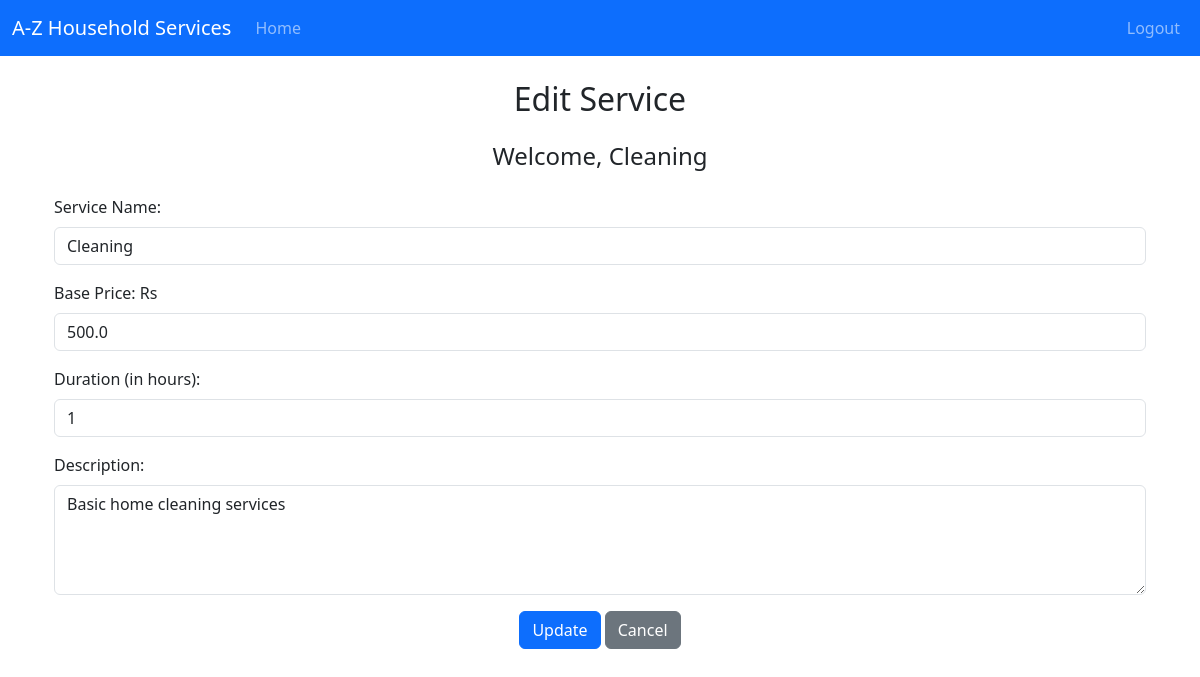
Page /admin/edit_service/Cleaning/3 on the committed database.
### backend/models.py (models this page shows)
class Service(db.Model):
    __tablename__ = 'service'
    id = db.Column(db.Integer, primary_key=True)
    name = db.Column(db.String(100), nullable=False)
    price = db.Column(db.Float, nullable=False)
    duration = db.Column(db.Integer, nullable=False)  # in minutes
    description = db.Column(db.Text, nullable=False)
    service_requests = db.relationship('ServiceRequest', cascade="all,delete", backref='service', lazy='dynamic')

### backend/controllers.py (the view, shortened to what this page needs)
@app.route('/admin/edit_service/<name>/<service_id>', methods=["GET", "POST"])
def edit_service(name,service_id):    #   example of query parameters: adminstrator/1
    service = Service.query.get(service_id)
    if not service:  # Handle invalid service ID
        return "Service not found", 404
    return render_template("admin_edit_service.html", service=service, name=name)

### templates/admin_edit_service.html (shortened to what this page needs)
{% extends "base_dashboard.html" %}
{% block dashboard_content %}
<div class="container mt-4">
    <h2 class="text-center mb-4">Edit Service</h2>
    <h4 class="text-center mb-4">Welcome, {{ name }}</h4>
    <form action="{{ url_for('edit_service', name=name, service_id=service.id) }}" method="POST">
        <div class="mb-3">
            <label for="service_name" class="form-label">Service Name:</label>
            <input type="text" class="form-control" id="service_name" name="service_name" value="{{ service.name }}" required>
        </div>
        <div class="mb-3">
            <label for="base_price" class="form-label">Base Price: Rs </label>
            <input type="number" class="form-control" id="base_price" name="base_price" value="{{ service.price }}" required>
        </div>
        <div class="mb-3">
            <label for="duration" class="form-label">Duration (in hours):</label>
            <input type="text" class="form-control" id="duration" name="duration" value="{{ service.duration }}" required>
        </div>
        <div class="mb-3">
            <label for="description" class="form-label">Description:</label>
            <textarea class="form-control" id="description" name="description" rows="4" required>{{ service.description }}</textarea>
        </div>
        <div class="text-center">
            <button type="submit" class="btn btn-primary">Update</button>
            <a href="{{ url_for('admin_dashboard', name=name) }}" class="btn btn-secondary">Cancel</a>
        </div>
    </form>
</div>
{% endblock %}

### rows in the picture
Service: name "Cleaning", service_name "Cleaning", base_price "500.0", duration "1", description "Basic home cleaning services"
